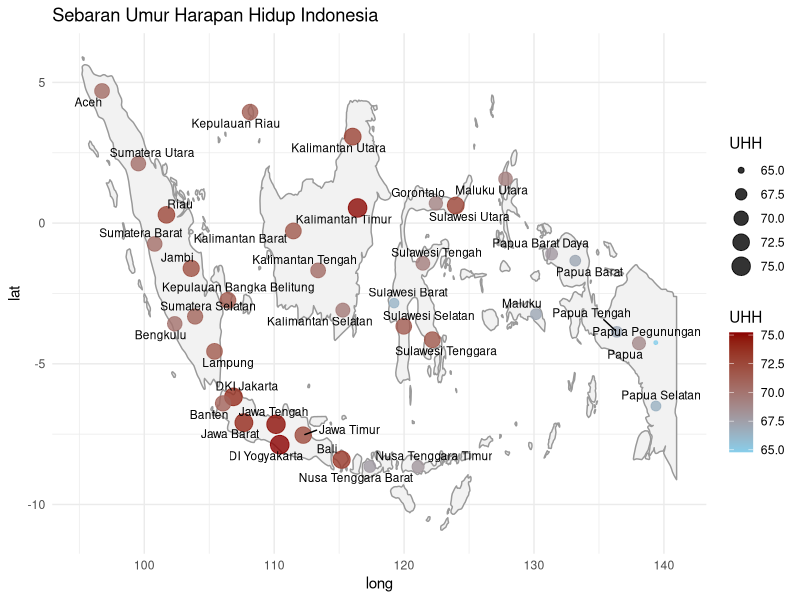
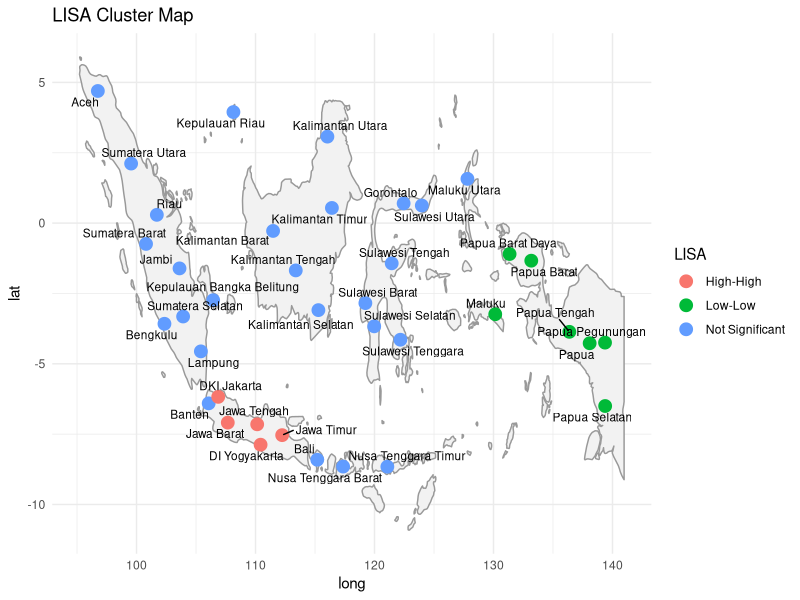

Write R code to recreate these figures, in order.
# Insert Library
library(readxl)
library(spdep)
library(ggplot2)
library(maps)
library(ggrepel)
set.seed(123)

# Read Data
data <- read_excel("data_spatial.xlsx")
head(data)

world <- map_data("world")

ggplot() +
  geom_polygon(
    data = subset(world, region == "Indonesia"),
    aes(
      x = long,
      y = lat,
      group = group
    ),
    fill = "grey95",
    color = "grey60"
  ) +
  geom_point(
    data = data,
    aes(
      x = longitude,
      y = latitude,
      color = Y,
      size = Y
    ),
    alpha = 0.8
  ) +
  scale_color_gradient(
    low = "skyblue",
    high = "darkred"
  ) +
  labs(
    title = "Sebaran Umur Harapan Hidup Indonesia",
    color = "UHH",
    size = "UHH"
  ) +
  geom_text_repel(
    data = data,
    aes(
      longitude,
      latitude,
      label = Provinsi
    ),
    size = 3
  ) +
  theme_minimal()

# Koordinat
coords <- cbind(
  data$longitude,
  data$latitude
)
coords <- jitter(coords)

# K-Nearest Neighbor
knn <- knearneigh(coords, k = 4)

# Neighbor list
nb <- knn2nb(knn)
nb

# Membentuk Spatial Weight Matrix
listw <- nb2listw(nb, style="W")


## Global Moran's I pada Y

### H0 : tidak ada dependency spatial pada variable respon
### H1 : Ada dependecy spatial yang positif pada variable respon

global_moran <- moran.test(
  data$Y,
  listw
)
global_moran

# Local Moran's I (LISA) pada Y

## H0 : tidak ada dependency spatial pada variable respon
## H1 : Ada dependecy spatial yang positif pada variable respon

local_moran <- localmoran(
  data$Y,
  listw
)
local_moran

# Jadikan dataframe
hasil_lisa <- data.frame(
  Provinsi = data$Provinsi,
  P_Value = local_moran[,5],
  Cluster = attr(local_moran, "quadr")[,3]
)

# Ambil yang signifikan saja
dependensi_spasial <- subset(hasil_lisa, P_Value < 0.05)

dependensi_spasial

hasil_lisa$LISA <- "Not Significant"

hasil_lisa$LISA[
  hasil_lisa$P_Value < 0.05
] <- as.character(
  hasil_lisa$Cluster[
    hasil_lisa$P_Value < 0.05
  ]
)

map_lisa <- merge(
  data,
  hasil_lisa,
  by = "Provinsi"
)

ggplot() +
  geom_polygon(
    data = subset(world, region == "Indonesia"),
    aes(
      long,
      lat,
      group = group
    ),
    fill = "grey95",
    color = "grey60"
  ) +
  geom_point(
    data = map_lisa,
    aes(
      longitude,
      latitude,
      color = LISA
    ),
    size = 4
  ) +
  geom_text_repel(
    data = map_lisa,
    aes(
      longitude,
      latitude,
      label = Provinsi
    ),
    size = 3
  ) +
  labs(
    title = "LISA Cluster Map"
  ) +
  theme_minimal()

# Bikin Model OLS
model_ols <- lm(Y ~ X1 + X2, data = data)
summary(model_ols)

# Uji Asumsi
## 1. Normalitas Residual

### H0 : Residual Berdistribusi Normal
### H1 : Residual Tidak Berdistribusi Normal

shapiro.test(residuals(model_ols))


## 2. Homoskedastisitas

### H0 : Tidak Terjadi Heteroskedastisitas
### H1 : Terjadi Heteroskedastisitas

library(lmtest)
bptest(model_ols)

## 3. Autokorelasi

### H0: Tidak Terdapat Autokorelasi residual
### H1: Terdapat Autokorelasi residual

dwtest(model_ols)


# LM Test pada Regresi Spatial
rs_test <- lm.RStests(
  model_ols,
  listw,
  test = c("RSlag", "RSerr", "adjRSerr", "adjRSlag")
)
rs_test

rs_df <- data.frame(
  Test = names(rs_test),
  Statistic = sapply(rs_test, function(x) x$statistic),
  P_Value = sapply(rs_test, function(x) x$p.value)
)

rs_df

# Model SAR
library(spatialreg)
sar <- lagsarlm(
  Y ~ X1 + X2,
  data = data,
  listw = listw
)

summary(sar)

# Model SEM
sem <- errorsarlm(
  Y ~ X1 + X2,
  data = data,
  listw = listw
)

summary(sem)

# Model SARMA
library(spatialreg)

sarma <- sacsarlm(
  Y ~ X1 + X2,
  data = data,
  listw = listw
)

summary(sarma)

# Comparison Model
comparison <- data.frame(
  Model = c("OLS", "SAR", "SEM", "SARMA"),
  AIC = c(
    AIC(model_ols),
    AIC(sar),
    AIC(sem),
    AIC(sarma)
  )
)

comparison <- comparison[order(comparison$AIC), ]
comparison
